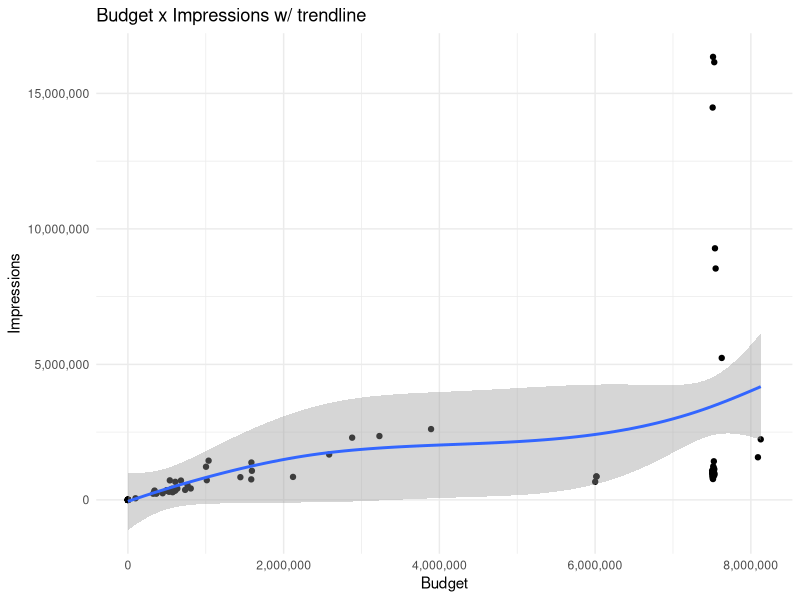

The R script that drew this image: (Note: this script raises an error after producing the figure.)
#Prerequisites-------------------------------------------------
library(tidyverse)
library(gtable)
library(grid)
library(gridExtra)
library(scales)

#Import data----------------------------------------------------
df <- read_csv("rocket1h_rawdata_thang04.csv")

colnames(df)[5] <- "Sessions"

# Transforming data--------------------------------------------
# adding ctr and cr
df <- mutate(df,
             ctr = Clicks / Impressions,
             cr = Conversions / Clicks)
#Binning
label_list <- c("0-1m", "1-2m",
                "2-3m", "3-4m",
                "4-5m", "5-6m", "6-7m",
                "7-8m", ">8m")

df$bins <- cut(df$Budget,
               breaks = c(seq(0, 9000000, by = 1000000)),
               labels = label_list,
               include.lowest = TRUE)

# Summarize based on bins
df_binned <- df %>% 
  group_by(bins) %>% 
  summarize(mean_impressions = mean(Impressions),
            mean_clicks = mean(Clicks),
            mean_sessions = mean(Sessions),
            mean_conversions = mean(Conversions),
            mean_ctr = mean(ctr),
            mean_cr = mean(cr))

#Plotting----------------------------------------------------------
plot_style <- list(
  geom_point(),
  geom_line(),
  scale_x_continuous(labels = comma),
  scale_y_continuous(labels = comma),
  theme_minimal()
)

#Budget x Impressions
p1 <- ggplot(df, mapping = aes(Budget, Impressions)) +
  plot_style +
  ggtitle("Budget x Impressions")

#Adding trendline, non-linear model
ggplot(df, mapping = aes(Budget, Impressions)) +
  geom_point() +
  geom_smooth() +
  scale_x_continuous(labels = comma) +
  scale_y_continuous(labels = comma) +
  theme_minimal() +
  ggtitle("Budget x Impressions w/ trendline")

# With trendline, linear model
p3 <- ggplot(df_binned, mapping = aes(x = bins, y = mean_impressions)) +
  geom_point(size = 3) +
  geom_path(group = 1, size = 0.8) +
  theme_minimal() +
  xlab("Budget range") +
  ylab("Avg. impressions") +
  scale_y_continuous(labels = comma) +
  ggtitle("Budget range x Impressions")

#Displaying
grid.arrange(p1, p3, p2, nrow = 2)

#Plotting for budget and CTR-------------------------------------
plot_budget_ctr <- 
  ggplot(df, aes(Budget, ctr)) +
  theme_minimal() +
  scale_y_continuous(labels = percent) +
  scale_x_continuous(labels = comma)

plot_budget_ctr + 
  geom_point(na.rm = TRUE) +
  geom_smooth(method = "loess", 
              na.rm = TRUE,
              span = 3)

plot_budget_ctr_binned <-  ggplot(df_binned, aes(bins, mean_ctr))
  
plot_budget_ctr_binned + 
  geom_point(na.rm = TRUE) +
  geom_line(group = 1, na.rm = TRUE)

ggplot(df, aes())
